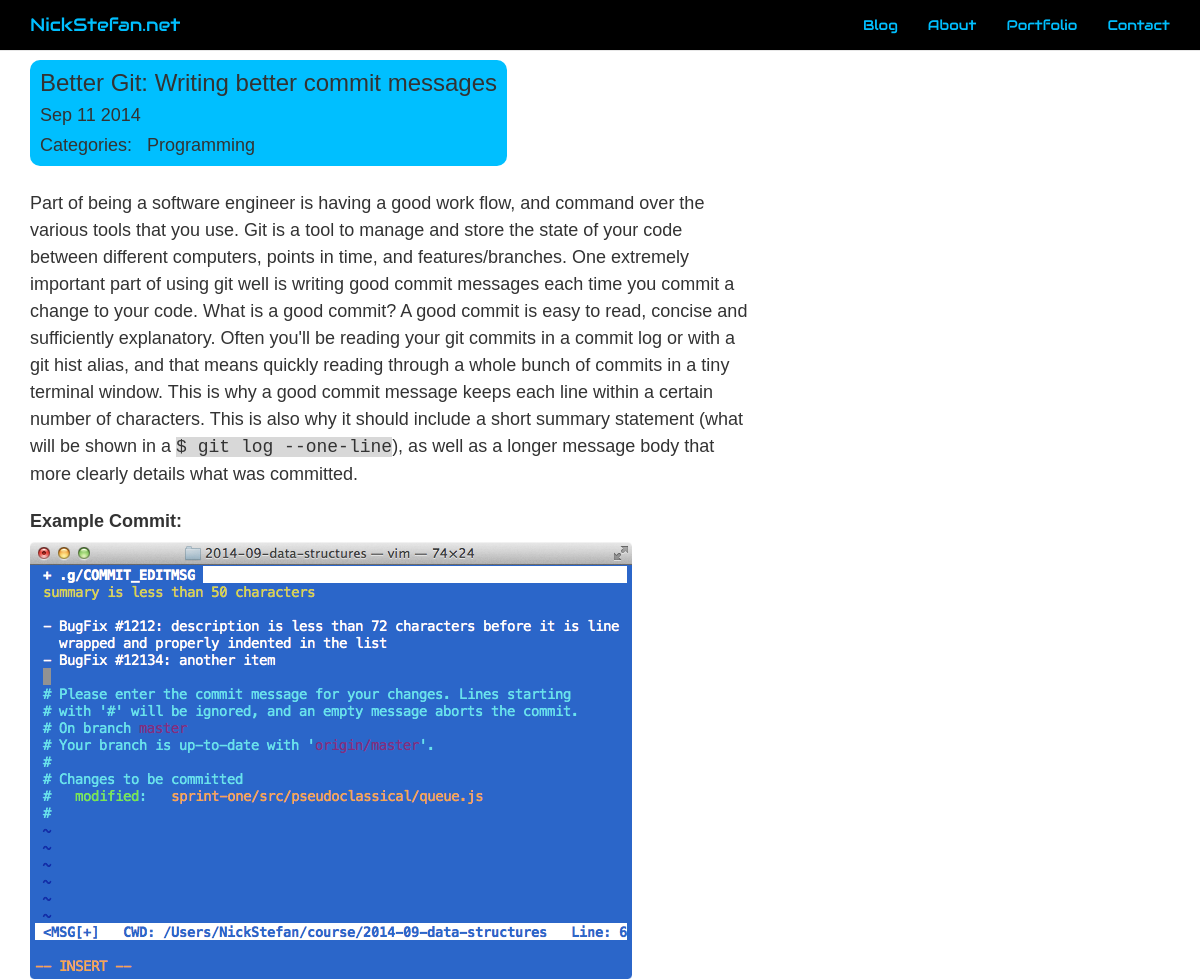
Page /blog/view/beter-commit-messages (upper part) on the earlier database version.
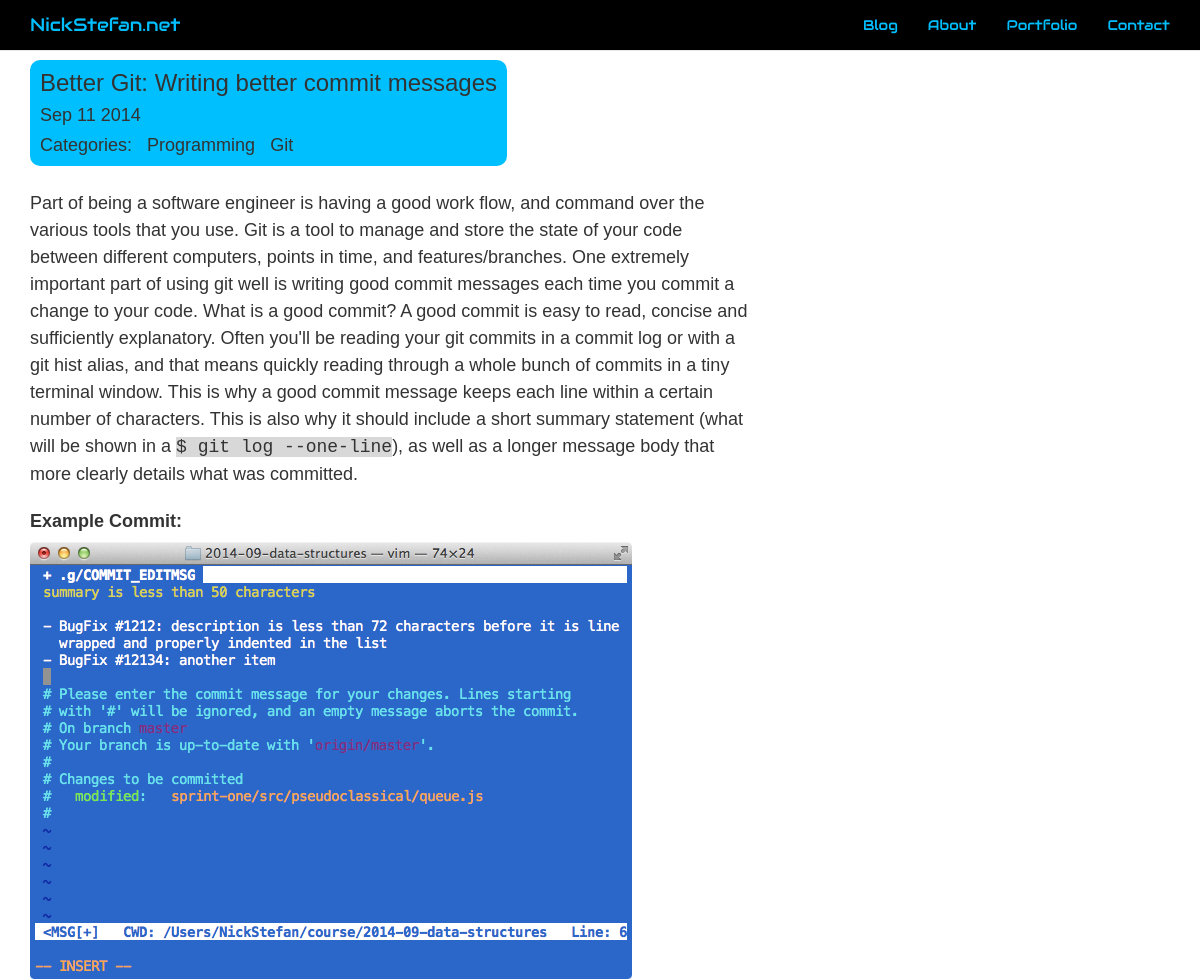
Same page on the later database version.
### blog/models.py (models this page shows, shortened)
class Category(models.Model):
    title = models.CharField(max_length=100, db_index=True)
    slug = models.SlugField(max_length=100, db_index=True)
    def __unicode__(self):
        return '%s' % self.title

### blog/views.py (the view)
def view_post(request, slug):
    return render_to_response('blog/view_post.html',{
        'post': get_object_or_404(Blog, slug=slug)
    })

### blog/templates/blog/view_post.html (shortened to what this page needs)
{% extends 'base.html' %}
{% block title %}
<h3>{{ post.title }}</h3>
<h4>{{ post.posted|date }}<h4>
<h4>Categories: &nbsp; {% for category in post.category.all %}{{ category }} &nbsp; {% endfor %}</h4>
{% endblock %}
{% autoescape off %}
{% block content %}
	{{ post.body|safe }}
{% endblock %}
{% endautoescape %}

Differences in the rows shown:
added Category: title "Git"
